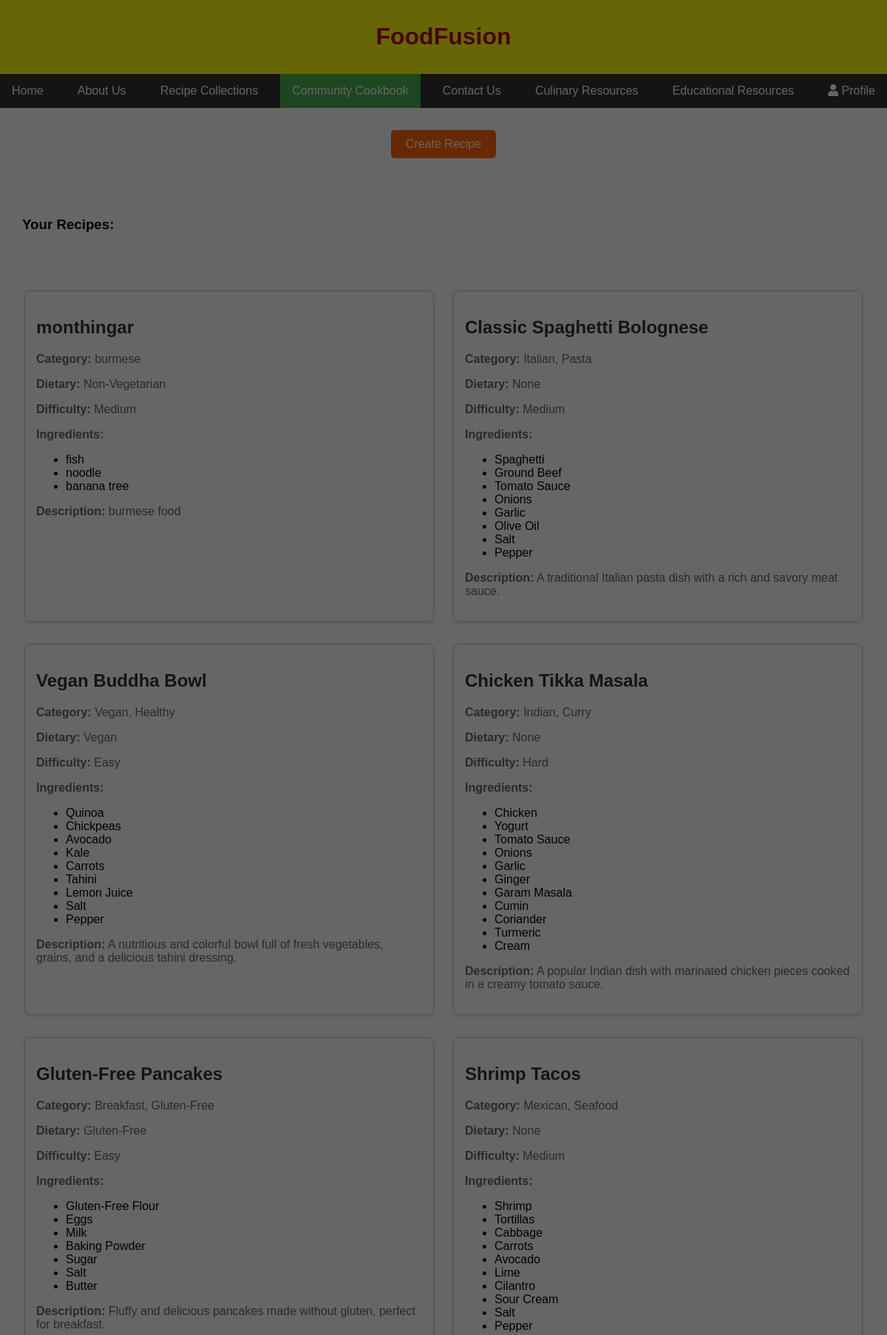
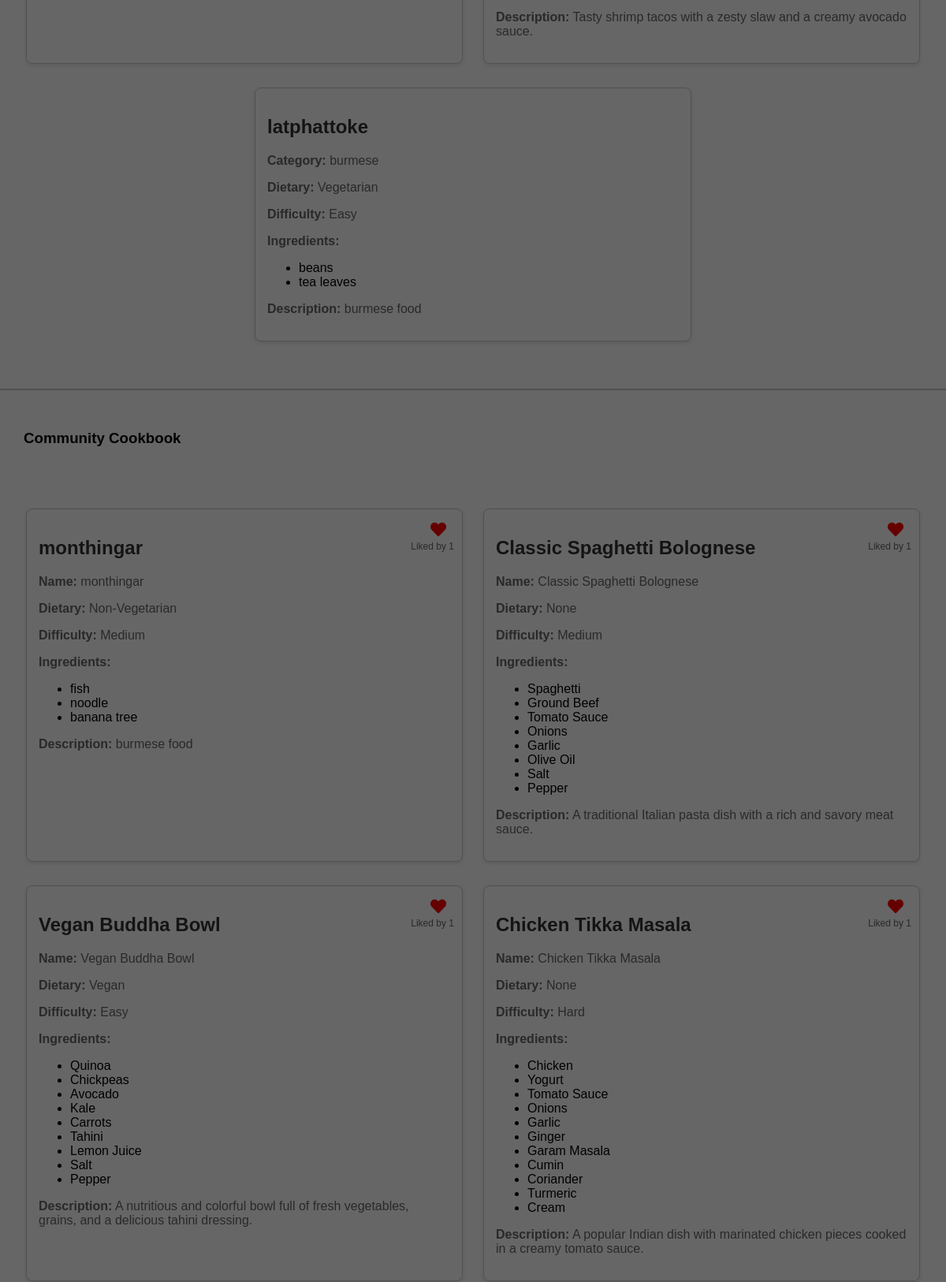
Page /communityCookbook.php (signed in, upper part) on the committed database (2 pictures, top to bottom).
### tables this page shows
CREATE TABLE `community_recipes` (
  `community_recipe_id` int(11) NOT NULL,
  `title` varchar(255) NOT NULL,
  `description` text DEFAULT NULL,
  `ingredients` text DEFAULT NULL,
  `categories` varchar(100) DEFAULT NULL,
  `dietary_preferences` varchar(100) DEFAULT NULL,
  `difficulty_level` enum('Easy','Medium','Hard') DEFAULT 'Easy',
  `submitted_by` int(11) DEFAULT NULL,
  `submitted_at` timestamp NOT NULL DEFAULT current_timestamp()
);

### communityCookbook.php (the view, shortened to what this page needs)
<?php
require_once 'db_connect.php';
$loggedIn = isset($_SESSION['logged_in']) && $_SESSION['logged_in'] === true;
$userId = $loggedIn ? $_SESSION['user_id'] : null;
$yourRecipes = [];
if ($loggedIn) {
    $stmt = $conn->prepare("SELECT * FROM community_recipes WHERE submitted_by = ?");
    $stmt->bind_param("i", $userId);
    $stmt->execute();
    $result = $stmt->get_result();
    while ($row = $result->fetch_assoc()) {
        $yourRecipes[] = $row;
    }
}
$communityRecipes = [];
$stmt = $conn->prepare("
    SELECT cr.*,
            (SELECT COUNT(*) FROM interaction_like WHERE community_recipe_id = cr.community_recipe_id) AS like_count,
            (SELECT COUNT(*) FROM interaction_like WHERE community_recipe_id = cr.community_recipe_id AND user_id = ?) AS user_liked
    FROM community_recipes cr
");
$stmt->bind_param("i", $userId);
$stmt->execute();
$result = $stmt->get_result();
while ($row = $result->fetch_assoc()) {
    $communityRecipes[] = $row;
}
?>
<!DOCTYPE html>
<html lang="en">
<head>
    <link rel="stylesheet" href="css/hello.css">
    <link rel="stylesheet" href="css/communityCookbook.css">
    <link rel="stylesheet" href="https://cdnjs.cloudflare.com/ajax/libs/font-awesome/5.15.4/css/all.min.css">
    <link rel="stylesheet" href="css/login.css">
</head>
<body>
    <div class="container">
        <div class="headerIcon">
            <h1>FoodFusion</h1>
        </div>
        <div class="mainContent">
            <nav class="navbar">
                <ul class="nav-links" id="nav-links">
                <li><a href="homepage.php">Home</a></li>
                    <li><a href="aboutus.php">About Us</a></li>
                    <li><a href="recipecollection.php">Recipe Collections</a></li>
                    <li><a class="active" href="communityCookbook.php">Community Cookbook</a></li>
                    <li><a href="contactUs.php">Contact Us</a></li>
                    <li><a href="culinaryResources.php">Culinary Resources</a></li>
                    <li><a href="eduResources.php">Educational Resources</a></li>
                    <li style="float:right"><a href="#" <?php echo !$loggedIn ? 'id="profile-btn"' : 'id="profile-link"'; ?>><i class="fas fa-user"></i> Profile</a></li>
                </ul>
            </nav>
            <div class="container" style="align-items: center; padding: 10px">
                <button class="open-recipe-btn" id="open-recipe-btn">Create Recipe</button>
            </div>
            <div class="container">
                <h3 style="padding: 30px;">Your Recipes:</h3>
                <div class="recipeContainer">
                    <?php if ($loggedIn && !empty($yourRecipes)): ?>
                        <?php foreach ($yourRecipes as $recipe): ?>
                            <div class="recipe">
                                <h2><?= htmlspecialchars($recipe['title']); ?></h2>
                                <p><strong>Category:</strong> <?= htmlspecialchars($recipe['categories']); ?></p>
                                <p><strong>Dietary:</strong> <?= htmlspecialchars($recipe['dietary_preferences']); ?></p>
                                <p><strong>Difficulty:</strong> <?= htmlspecialchars($recipe['difficulty_level']); ?></p>
                                <p><strong>Ingredients:</strong></p>
                                <?php
                                    $ingredientsList = explode(',', $recipe['ingredients']);
                                    if (count($ingredientsList) > 0):
                                ?>
                                <ul class="ingredients-list">
                                    <?php foreach ($ingredientsList as $ingredient): ?>
                                        <li><?php echo htmlspecialchars(trim($ingredient)); ?></li>
                                    <?php endforeach; ?>
                                </ul>
                                <?php endif; ?>
                                <p><strong>Description:</strong> <?= htmlspecialchars($recipe['description']); ?></p>
                            </div>
                        <?php endforeach; ?>
                    <?php else: ?>
                        <p>No recipes found. Start creating your own!</p>
                    <?php endif; ?>
                </div>
            </div>
            <hr style="width: 100%; margin: 20px auto; border: 1px solid #ccc; ">
            <h3 style="padding: 30px;">Community Cookbook</h3>
            <div class="recipeContainer">
                <?php foreach ($communityRecipes as $recipe): ?>
                    <div class="recipe" id="recipe-<?php echo $recipe['community_recipe_id']; ?>">
                        <h2><?php echo htmlspecialchars($recipe['title']); ?></h2>
                        <p><strong>Name:</strong> <?php echo htmlspecialchars($recipe['title']); ?></p>
                        <p><strong>Dietary:</strong> <?php echo htmlspecialchars($recipe['dietary_preferences']); ?></p>
                        <p><strong>Difficulty:</strong> <?php echo htmlspecialchars($recipe['difficulty_level']); ?></p>
                        <p><strong>Ingredients:</strong></p>
                        <?php
                            $ingredientsList = explode(',', $recipe['ingredients']);
                            if (count($ingredientsList) > 0 && !empty(trim($recipe['ingredients']))):
                        ?>
                        <ul class="ingredients-list">
                            <?php foreach ($ingredientsList as $ingredient): ?>
                                <li><?php echo htmlspecialchars(trim($ingredient)); ?></li>
                            <?php endforeach; ?>
                        </ul>
                        <?php endif; ?>
                        <p><strong>Description:</strong> <?php echo htmlspecialchars($recipe['description']); ?></p>
                        <button type="button" class="reactButton love-btn" data-recipe-id="<?php echo $recipe['community_recipe_id']; ?>">
                            <i class="fas fa-heart" style="color: <?php echo ($recipe['user_liked'] > 0) ? 'red' : 'black'; ?>;"></i>
                        </button>
                        <?php if ($recipe['like_count'] > 0): ?>
                            <span class="like-count">Liked by <?php echo $recipe['like_count']; ?></span>
                        <?php else: ?>
                            <span class="like-count" style="display: none;"></span>
                        <?php endif; ?>
                    </div>
                <?php endforeach; ?>
            </div>
        </div>
    </div>
</body>
</html>

### css/hello.css (style rules this page uses)
body, html { height: 100%; margin: 0; }
body { font-family: Arial, sans-serif; }
.container { display: flex; flex-direction: column; min-height: 100%; }
.headerIcon { background-color: #FFFF11; text-align: center; color: #B60707; padding: 10px; position: relative; }
.mainContent { flex-grow: 1; }
.navbar { background-color: #333; overflow: hidden; }
.nav-links { list-style-type: none; margin: 0; padding: 0; display: flex; justify-content: space-between; }
.nav-links li { float: left; }
.nav-links li a { display: block; color: white; text-align: center; padding: 14px 16px; text-decoration: none; }
.nav-links .active { background-color: #4CAF50; }
.recipe { background-color: #f4f4f4; border: 1px solid #ccc; border-radius: 8px; box-shadow: 0 2px 4px rgba(0, 0, 0, 0.1); margin: 10px; padding: 20px; width: 45%; }
.recipe h2 { color: #333; }
.recipe p { color: #666; }
.recipeContainer { display: flex; flex-wrap: wrap; justify-content: space-around; padding: 20px; }
body.cookie-pending { overflow: hidden; }
body.cookie-pending::before { content: ""; position: fixed; top: 0; left: 0; width: 100%; height: 100%; background-color: rgba(0, 0, 0, 0.6); z-index: 999; }

### css/communityCookbook.css (style rules this page uses)
.reactButton { position: absolute; top: 10px; right: 10px; background-color: transparent; border: none; font-size: 20px; cursor: pointer; padding: 5px 10px; transition: transform 0.2s; z-index: 10; }
.recipe { position: relative; margin-bottom: 20px; padding: 15px; border-radius: 8px; box-shadow: 0 2px 5px rgba(0,0,0,0.1); background-color: #fff; min-height: 150px; }
.open-recipe-btn { display: block; margin: 20px auto; background-color: #ff6600; color: white; border: none; padding: 10px 20px; font-size: 16px; cursor: pointer; border-radius: 5px; }
.love-btn { color: black; }
.like-count { position: absolute; top: 40px; right: 10px; font-size: 12px; color: #666; }

### rows in the picture
community_recipes: title "monthingar", categories "burmese", dietary_preferences "Non-Vegetarian", difficulty_level "Medium", ingredients "fish", ingredients "noodle", ingredients "banana tree", description "burmese food", like_count "1"
community_recipes: title "Classic Spaghetti Bolognese", categories "Italian, Pasta", dietary_preferences "None", difficulty_level "Medium", ingredients "Spaghetti", ingredients "Ground Beef", ingredients "Tomato Sauce", ingredients "Onions", ingredients "Garlic", ingredients "Olive Oil", ingredients "Salt", ingredients "Pepper", description "A traditional Italian pasta dish with a rich and savory meat sauce.", like_count "1"
community_recipes: title "Vegan Buddha Bowl", categories "Vegan, Healthy", dietary_preferences "Vegan", difficulty_level "Easy", ingredients "Quinoa", ingredients "Chickpeas", ingredients "Avocado", ingredients "Kale", ingredients "Carrots", ingredients "Tahini", ingredients "Lemon Juice", ingredients "Salt", ingredients "Pepper", description "A nutritious and colorful bowl full of fresh vegetables, grains, and a delicious tahini dressing.", like_count "1"
community_recipes: title "Chicken Tikka Masala", categories "Indian, Curry", dietary_preferences "None", difficulty_level "Hard", ingredients "Chicken", ingredients "Yogurt", ingredients "Tomato Sauce", ingredients "Onions", ingredients "Garlic", ingredients "Ginger", ingredients "Garam Masala", ingredients "Cumin", ingredients "Coriander", ingredients "Turmeric", ingredients "Cream", description "A popular Indian dish with marinated chicken pieces cooked in a creamy tomato sauce.", like_count "1"
community_recipes: title "Gluten-Free Pancakes", categories "Breakfast, Gluten-Free", dietary_preferences "Gluten-Free", difficulty_level "Easy", ingredients "Gluten-Free Flour", ingredients "Eggs", ingredients "Milk", ingredients "Baking Powder", ingredients "Sugar", ingredients "Salt", ingredients "Butter", description "Fluffy and delicious pancakes made without gluten, perfect for breakfast."
community_recipes: title "Shrimp Tacos", categories "Mexican, Seafood", dietary_preferences "None", difficulty_level "Medium", ingredients "Shrimp", ingredients "Tortillas", ingredients "Cabbage", ingredients "Carrots", ingredients "Avocado", ingredients "Lime", ingredients "Cilantro", ingredients "Sour Cream", ingredients "Salt", ingredients "Pepper", description "Tasty shrimp tacos with a zesty slaw and a creamy avocado sauce."
community_recipes: title "latphattoke", categories "burmese", dietary_preferences "Vegetarian", difficulty_level "Easy", ingredients "beans", ingredients "tea leaves", description "burmese food"
